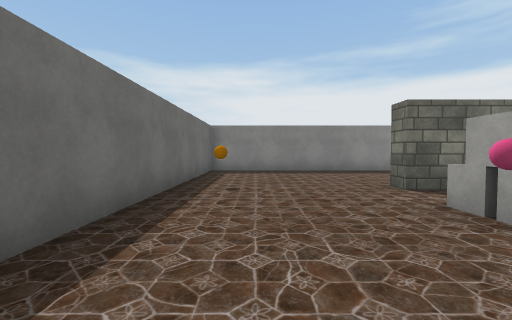
view 1 (above)

13 first-person views from a walk through a scene from a Unity 3-D project. The camera is 1.3 m above the floor, tilts 2° down and sees 90° across. The floor is counted in squares, 2 m on a side. Each view is taken from the middle of a square. On the plan, view 1 faces up. The plan holds only what a view shows up to about 9 squares ahead; the rest is blank. The player is left out. Some surface patterns are stand-ins.

view 2
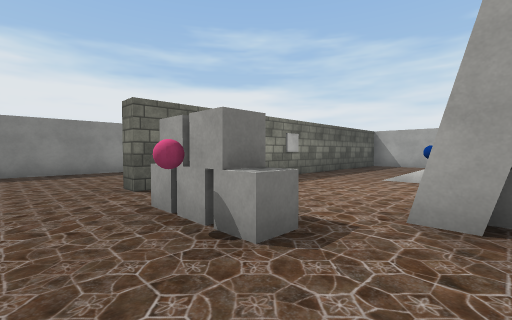

view 3
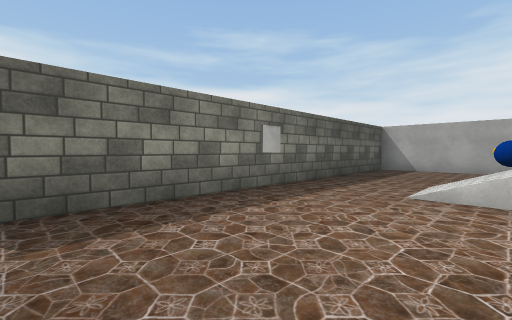

view 4
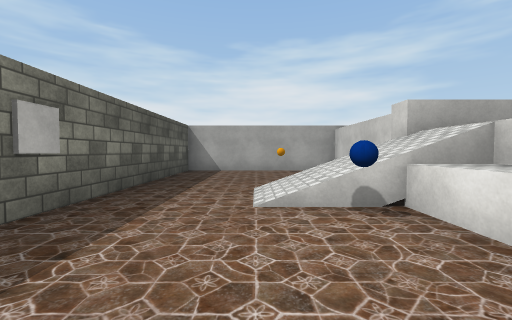

view 5
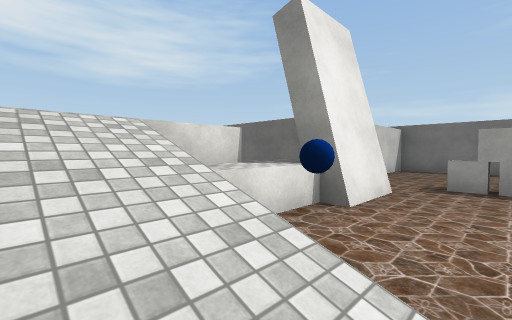

view 6
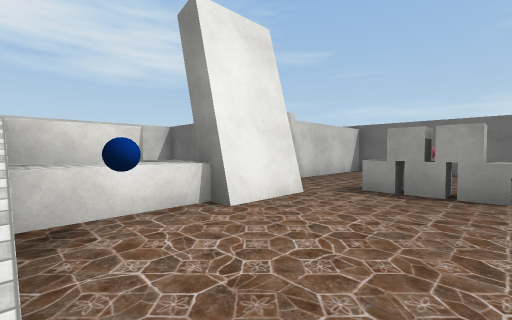

view 7
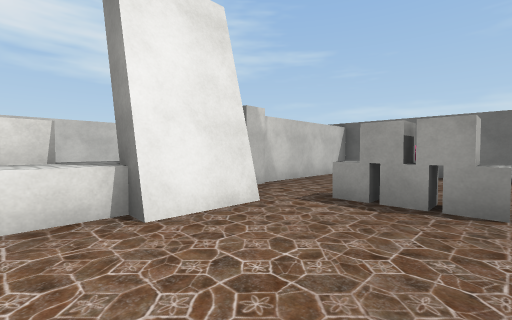

view 8
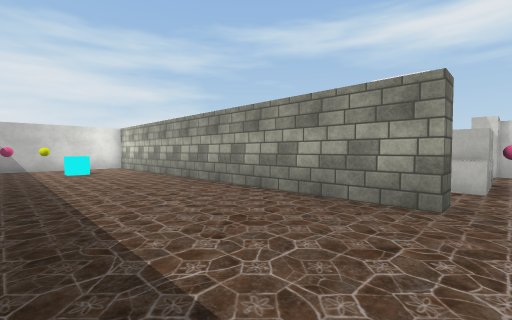

view 9
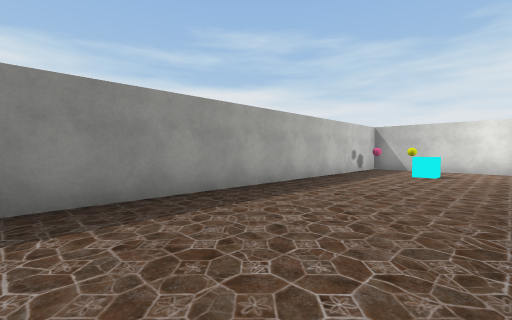

view 10
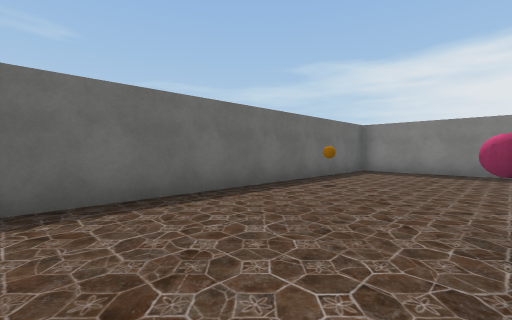

view 11
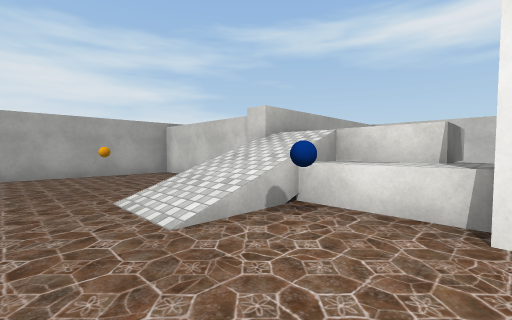

view 12
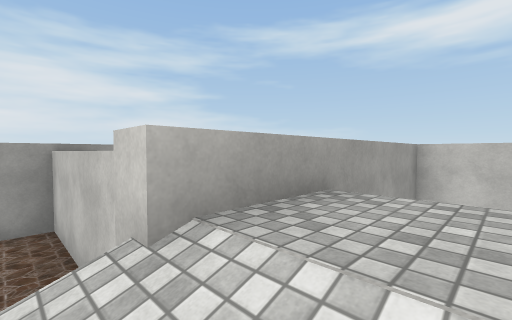

view 13
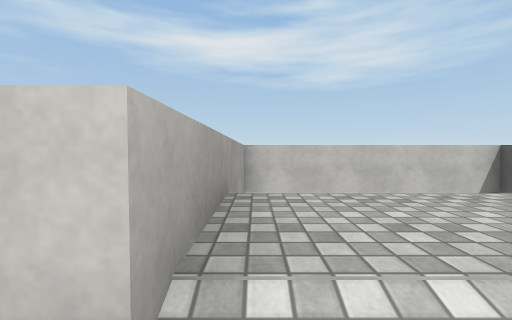

### Floor plan
Key: @ floor where view 1 was taken; # wall or solid block; . main floor; : floor 1 m higher than the main floor; + floor 2 m higher than the main floor; / step, stairs or slope; = window, fence, low wall or low ledge; ^ raised ledge; B orange ball; A ball; L blue ball; O other object.
Columns run from 2 left of view 1 to 13 right of it. Each row starts with its distance up from view 1.
  9 ################
  8 #............O.#
  7 #...........##O#
  6 #...........##.#
  5 #B.............#
  4 #....###########
  3 #....O.........#
  2 #...AO...//....#
  1 #.......L//...O#
  0 #.@...##://....#
 -1 ##### ==+++=####
 -2     #   +++^
 -3     #      #
 -4     #      #
 -5     #      #
 -6      ######

Positions as (right, up) in squares from view 1, and headings:
1: (0, 0), facing up
2: (1, 0), facing up-right
3: (3, 1), facing up-right
4: (4, 2), facing right
5: (8, 2), facing down-left
6: (7, 3), facing down-left
7: (6, 3), facing down-left
8: (2, 8), facing down-right
9: (3, 5), facing up-right
10: (2, 0), facing up-left
11: (5, 3), facing down-right
12: (7, 0), facing down-right
13: (8, 0), facing down
